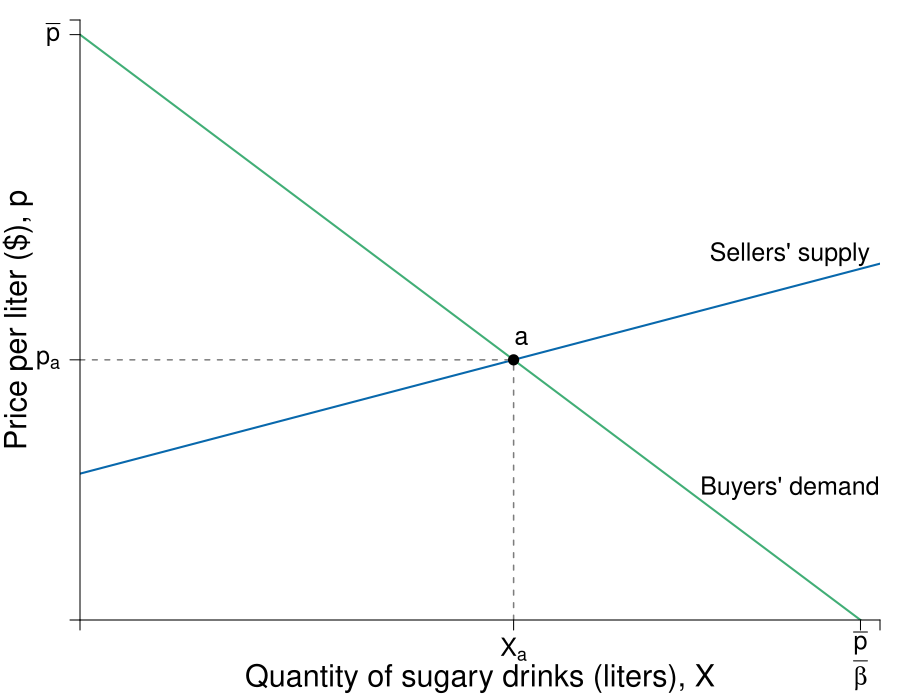

The R source for this figure:
require(shape)
library(tidyverse)
pdf(file = "firmmarketsupply/sugar_tax_efficiency_nosurplus.pdf", width = 9, height = 7)

#Set parameters for graphics
axislabelsize <- 1.8
labelsize <- 1.5
namesize <- 1.8
annotatesize <- 1.5
graphlinewidth <- 2
segmentlinewidth <- 1.5

COL <- c("#7fc97f", "#beaed4", "#fdc086", "#ffff99", "#386cb0", "#f0027f", "#bf5b17", "#666666")
COLA <- c("#e0f3db", "#99d8c9","#66c2a4","#41ae76", "#238b45", "#005824")
COLB <- c("#c6dbef", "#4eb3d3", "#2b8cbe", "#0868ac","#084081")
COLC <- c("#fcfbfd", "#efedf5", "#dadaeb", "#bcbddc", "#9e9ac8", "#807dba", "#6a51a3", "#54278f", "#3f007d")
Grays <- gray.colors(25, start = 1, end = 0)
CBCols <- c("#009E73","#0072B2","#E69F00")

par(mar =  c(4, 4, 1, 1))

mrsA <- function(x, rmax = 20, xmax = 10) {
  rmax - (rmax/xmax)*x
}

uA <- function(x, y, rmax = 20, xmax = 10) {
  y + rmax*x - (1/2)(rmax/xmax)*x^2
}

Qs <- function(x, slope = 0.7, tax = 0){
  slope*x + 5 + tax
}

Qs_tax<- function(x, slope = 0.7, tax = 3.5){
  slope*x + 5 + tax
}

xlims <- c(0, 10.25)
ylims <- c(0, 20.5)

npts <- 501 
x <- seq(xlims[1], xlims[2], length.out = npts)
y <- seq(ylims[1], ylims[2], length.out = npts) 
a <- c(46.08, 55, 64)
b <- c(46.08, 55, 64)

#Equilibrium intersections
eq1 <- uniroot(function(x)  mrsA(x) - Qs(x)  , c(.01,10), tol=1e-8)   
eq2 <- uniroot(function(x)  mrsA(x) - Qs_tax(x)  , c(.01,10), tol=1e-8) 
xpre <- as.numeric(eq1[1])
xpost <- as.numeric(eq2[1])

plot(0, 0, xlim = xlims, ylim = ylims, type = "n",
     xlab = expression(paste("")),
     ylab = expression(paste("")), 
     xaxt = "n", 
     yaxt = "n", 
     cex.lab = axislabelsize, 
     bty = "n",
     xaxs = "i", 
     yaxs = "i")


ticksy <- c(0, NA,  Qs(xpre), NA, 20, ylims[2])
ylabels <- c(NA, NA, expression(paste(p[a])), NA, expression(paste(bar(p) )), NA)
ticksx <- c(0, NA, xpre, 10, xlims[2])
xlabels <- c(NA, NA, expression(paste(X[a])), expression(paste(frac(bar(p), beta ) )), NA)


npts <- 500 
xx1 <- seq(xlims[1], xlims[2], length.out = npts)

# Tax Rev 
#xpoly1 <- c(0, xpost, xpost, 0)
#ypoly1 <- c(Qs(xpost), Qs(xpost), Qs_tax(xpost), Qs_tax(xpost))
#polygon(x = xpoly1, y = ypoly1, col = COL[3], density=NULL, border = NA)

# DWL of PS
#xpoly <- c(0, 0, xpre)
#ypoly <- c(Qs(xpost), Qs(xpre), Qs(xpre))
#polygon(x = xpoly, y = ypoly, col = COL[2], density=NULL, border = NA)


# DWL of CS
#xpoly2 <- c(xpost, xpre, xpost) 
#ypoly2 <- c(Qs(xpre), Qs(xpre), Qs_tax(xpost)) 
#polygon(x = xpoly2, y = ypoly2, col = COL[4], density=NULL, border = NA)

# CS 
# xpoly3 <- c(0, 0, xpre)
# ypoly3 <- c(Qs(xpre), mrsA(0), Qs(xpre))
# polygon(x = xpoly3, y = ypoly3, col = COLA[1], density=NULL, border = NA)

# PS
# xpoly4 <- c(0, 0, xpre, 0)
# ypoly4 <- c(Qs(xpre), Qs(0), Qs(xpre), Qs(xpre))
# polygon(x = xpoly4, y = ypoly4, col = COLB[1], density=NULL, border = NA)

# text(2, 7.5, expression(paste("Economic profit")), xpd = TRUE, cex = labelsize)
# text(2, 11.5, expression(paste("Consumer surplus")), xpd = TRUE, cex = labelsize) 
# 

#Lines for mrs graph
lines(xx1, mrsA(xx1), col = CBCols[1], lwd = graphlinewidth)

lines(xx1, Qs(xx1), col = CBCols[2], lwd = graphlinewidth)
#lines(xx1, Qs_tax(xx1), col = COLB[5], lwd = graphlinewidth)

# Prices
##Price with tax
#segments(0, Qs_tax(xpost), xpost, Qs_tax(xpost), lty = 2, col = "gray" , lwd = segmentlinewidth) 
##Price pre-tax
segments(0, Qs(xpre), xpre, Qs(xpre), lty = 2, col = Grays[20] , lwd = segmentlinewidth)

# Vert Seg from Q 
#segments(xpost, 0, xpost, Qs_tax(xpost), lty = 2, col = "gray" , lwd = segmentlinewidth)

segments(xpre, 0, xpre, Qs(xpre), lty = 2, col = Grays[20]  , lwd = segmentlinewidth)

# Horizontal to PS
#segments(0, Qs(xpost), xpost, Qs(xpost), lty = 2, col = "gray" , lwd = segmentlinewidth)

#Label axes
#mtext(expression(paste("Quantity of sugary drinks (liters), ", X)), side=1, line = 2.5, cex = axislabelsize)
text(0.5*xlims[2], -2, expression(paste("Quantity of sugary drinks (liters), ", X)), xpd = TRUE, cex = axislabelsize) 
text(-0.8, 0.5*ylims[2], expression(paste("Price per liter ($), ", p)), xpd = TRUE, cex = axislabelsize, srt = 90) 

#Label a
#points(xpost, Qs_tax(xpost), pch = 16, col = "black", cex = 1.5)
#text(xpost, Qs_tax(xpost) + 0.75, expression(b), cex = annotatesize)

#Label b
points(xpre, Qs(xpre), pch = 16, col = "black", cex = 1.5)
text(xpre + 0.1, Qs(xpre) + 0.75, expression(a), cex = annotatesize)

#Label c
#points(xpost, Qs(xpost), pch = 16, col = "black", cex = 1.5)
#text(xpost + 0.2, Qs(xpost) - 0.3, expression(d), cex = annotatesize)

#Label d
#points(xpost, Qs(xpre) , pch = 16, col = "black", cex = 1.5)
#text(xpost + 0.2, Qs(xpre) + 0.3, expression(c), cex = annotatesize)

#segments(4.11765, 6.17647, 5.88, 8.88, lty = 1, col = COL[2] , lwd = graphlinewidth)
#text(8.5, 14, expression(paste("Supply with tax, ", tau)), cex = labelsize)
#text(8.5, 14, expression(paste(p(x) == (c + tau) + x)), cex = labelsize)
#text(8.5, 7.8, expression(paste("Pre-tax supply, ", p(x) == c + x)), cex = labelsize)
text(9.1, 12.5, expression(paste("Sellers' supply")), cex = labelsize)

#Label mrs function
text(9.1, 4.5, expression(paste("Buyers' demand")), cex = labelsize)
#Arrows(6, 8.7, 6, 10.9, col = "black", lty = 1, lwd = 2, arr.type = "triangle", arr.lwd = 0.2, code = 3)
#text(6.6, 9.95, expression(paste("Tax" == tau)), cex = labelsize)

# Label CS
#text(1.2, 14, expression(paste("Consumer Surplus")))
axis(1, at = ticksx, pos = 0, labels = FALSE)
text(x = ticksx, par("usr")[3] - 0.4, labels = xlabels, srt = 0, pos = 1, xpd = TRUE, cex = labelsize)
axis(2, at = ticksy, pos = 0, labels = ylabels, las = 1, cex.axis = labelsize)


dev.off()
